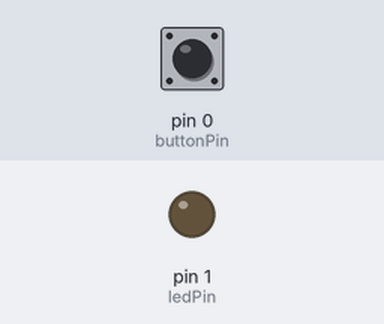
A sketch run on a simulated Arduino Uno, built with avr-gcc and run on an emulated ATmega328P. On the bench: output pins drawn as LEDs (lit = HIGH). Dashed ring = blinking. Inputs (shaded band) come from the test bench; at power-on: pin 0 (buttonPin) HIGH.

Above: at 1.2 s.
1.3 s: pin 0 (buttonPin) pulled LOW for 0.15 s
At 1.8 s:
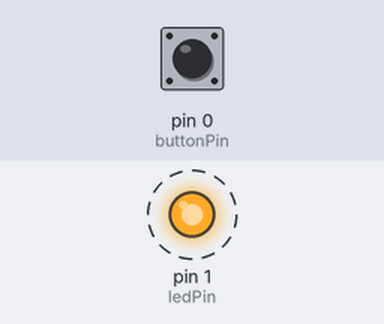
Timing chart, 0 to 4.3 s (numbered marks = the images above; inputs shaded):
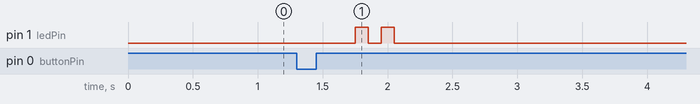

Measured:
- after the input at 1.3 s, pin 1 (ledPin): alternates HIGH for 0.10 s and LOW for 0.10 s, 4 changes in all, then stays LOW, starting after 0.45 s

The sketch:

transmit_test.ino
```cpp
/*
  Example for different sending methods

  https://github.com/sui77/rc-switch/

*/
#define transmitPin 2
#define buttonPin 0 // connected between pin 1 and 3.3V
#define ledPin 1

bool oldButtonState = LOW;
int nextSignal = 0;

#include <RCSwitch.h>

RCSwitch mySwitch = RCSwitch();

void setup() {

//  Serial.begin(9600);

  // Transmitter is connected to Arduino Pin #2
  mySwitch.enableTransmit(transmitPin);

  // Optional set protocol (default is 1, will work for most outlets)
  // mySwitch.setProtocol(2);

  // Optional set pulse length.
  // mySwitch.setPulseLength(320);

  // Optional set number of transmission repetitions.
//   mySwitch.setRepeatTransmit(15);

  pinMode(buttonPin, INPUT);
  pinMode(ledPin, OUTPUT);
}

void loop() {
  // read the state of the pushbutton value:
  bool buttonState = digitalRead(buttonPin);

  if (buttonState == LOW && oldButtonState == HIGH) {
    if (nextSignal == 0) mySwitch.send(5393, 24);
    if (nextSignal == 1) mySwitch.send(5396, 24);
    if (nextSignal == 2) mySwitch.send(5390, 24);

    nextSignal++;
    if (nextSignal > 2) nextSignal = 0;

    digitalWrite(ledPin, HIGH);
    delay(100);
    digitalWrite(ledPin, LOW);
    delay(100);
    digitalWrite(ledPin, HIGH);
    delay(100);
    digitalWrite(ledPin, LOW);
    delay(100);
  }

  oldButtonState = buttonState;

//  /* See Example: TypeA_WithDIPSwitches */
//  mySwitch.switchOn("11111", "00010");
//  delay(1000);
//  mySwitch.switchOff("11111", "00010");
//  delay(1000);
//
//  /* Same switch as above, but using decimal code */
//  mySwitch.send(5393, 24);
//  delay(1000);
//  mySwitch.send(5396, 24);
//  delay(1000);
//
//  /* Same switch as above, but using binary code */
//  mySwitch.send("000000000001010100010001");
//  delay(1000);
//  mySwitch.send("000000000001010100010100");
//  delay(1000);
//
//  /* Same switch as above, but tri-state code */
//  mySwitch.sendTriState("00000FFF0F0F");
//  delay(1000);
//  mySwitch.sendTriState("00000FFF0FF0");
//  delay(1000);

//  delay(20000);
}
```
